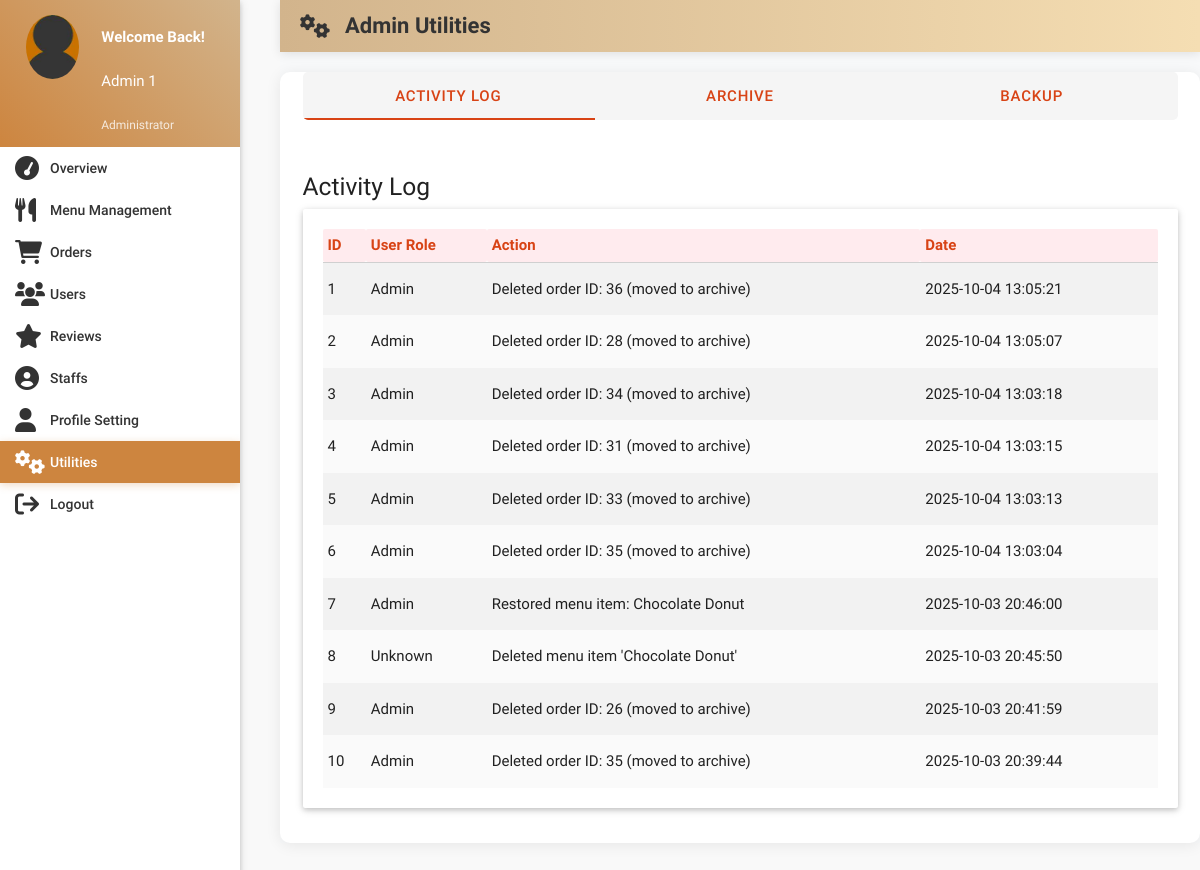
The app's page /account/utilities-admin.php (signed in) with its own data.
### tables this page shows
CREATE TABLE `activity_logs` (
  `id` int(11) NOT NULL AUTO_INCREMENT,
  `user_role` varchar(50) NOT NULL,
  `action` text NOT NULL,
  `date` datetime NOT NULL DEFAULT CURRENT_TIMESTAMP,
  PRIMARY KEY (`id`)
);

### account/utilities-admin.php (the view, shortened to what this page needs)
<?php
include 'includes/connect.php';
if(isset($_SESSION['admin_sid']) && $_SESSION['admin_sid']==session_id()) {
    mysqli_query($con, "INSERT INTO archived_pages (page_key, archived, archived_at) VALUES ('all-orders', 0, NULL) ON DUPLICATE KEY UPDATE page_key=VALUES(page_key)");
    mysqli_query($con, "INSERT INTO archived_pages (page_key, archived, archived_at) VALUES ('menu-management', 0, NULL) ON DUPLICATE KEY UPDATE page_key=VALUES(page_key)");
    mysqli_query($con, "INSERT INTO archived_pages (page_key, archived, archived_at) VALUES ('staffs-admin', 0, NULL) ON DUPLICATE KEY UPDATE page_key=VALUES(page_key)");
?>
<!DOCTYPE html>
<html lang="en">
<head>
    <link href="css/materialize.min.css" rel="stylesheet">
    <link href="css/style.min.css" rel="stylesheet">
    <link href="css/custom/custom.min.css" rel="stylesheet">
    <link href="css/admin-custom.css" rel="stylesheet">
    <link href="https://cdnjs.cloudflare.com/ajax/libs/font-awesome/6.0.0/css/all.min.css" rel="stylesheet">
</head>
<body>
  <div id="main-wrapper">
    <div class="left-sidebar">
      <div class="scroll-sidebar">
        <?php
        $current_page = 'utilities';
        include 'includes/sidebar.php';
        ?>
      </div>
    </div>
    <div class="page-wrapper">
      <div class="container-fluid">
        <div class="page-header">
          <h1 class="page-title">
            <i class="fa fa-cogs"></i>
            Admin Utilities
          </h1>
        </div>
        <div class="content-card">
          <div class="row">
            <div class="col s12">
              <div class="row">
                <div class="col s12">
                  <ul class="tabs">
                    <li class="tab col s4">
                      <a href="utilities-admin.php?tab=activity">
                        Activity Log
                      </a>
                    </li>
                    <li class="tab col s4">
                      <a href="utilities-admin.php?tab=archive">
                        Archive
                      </a>
                    </li>
                    <li class="tab col s4">
                      <a href="utilities-admin.php?tab=backup">
                        Backup
                      </a>
                    </li>
                  </ul>
                </div>
              </div>
              <div id="activity-log" class="col s12" style="display: none;">
                  <h5>Activity Log</h5>
                  <?php
                  $activity_query = "SELECT * FROM activity_logs ORDER BY date DESC LIMIT 20";
                  $activity_result = mysqli_query($con, $activity_query);
                  ?>
                  <div class="card">
                    <div class="card-content">
                      <table class="striped responsive-table">
                        <thead>
                          <tr>
                            <th>ID</th>
                            <th>User Role</th>
                            <th>Action</th>
                            <th>Date</th>
                          </tr>
                        </thead>
                        <tbody>
                          <?php
                          if (mysqli_num_rows($activity_result) > 0) {
                            while ($log = mysqli_fetch_assoc($activity_result)):
                          ?>
                            <tr>
                              <td><?php echo $log['id']; ?></td>
                              <td><?php echo $log['user_role']; ?></td>
                              <td><?php echo $log['action']; ?></td>
                              <td><?php echo $log['date']; ?></td>
                            </tr>
                          <?php
                            endwhile;
                          } else {
                            echo "<tr><td colspan='4' class='center'>No activity logs found</td></tr>";
                          }
                          ?>
                        </tbody>
                      </table>
                    </div>
                  </div>
                </div>
              </div>
            </div>
          </div>
        </div>
      </div>
    </div>
</body>
</html>
<?php
}
?>

### account/includes/sidebar.php
<?php
$name = isset($_SESSION['name']) ? $_SESSION['name'] : 'Admin';
$role = isset($_SESSION['role']) ? $_SESSION['role'] : 'Administrator';
$profile_image = isset($_SESSION['profile_image']) && file_exists($_SESSION['profile_image']) ? $_SESSION['profile_image'] : 'images/avatar.jpg';
?>
<aside id="left-sidebar-nav">
    <ul id="slide-out" class="side-nav fixed leftside-navigation">
        <li class="user-details" style="background: linear-gradient(45deg, #CD853F, #D2B48C);">
            <div class="row">
                <div class="col s4">
                    <img src="<?php echo htmlspecialchars($profile_image); ?>" alt="avatar" class="circle responsive-img valign profile-image" style="object-fit: cover; width: 64px; height: 64px;">
                </div>
                <div class="col s8">
                    <p style="color: white; font-weight: bold; margin: 0;">Welcome Back!</p>
                    <p style="color: white; margin: 0;"><?php echo htmlspecialchars($name); ?></p>
                    <p style="color: #fff; opacity:.8; margin:0; font-size:12px;"><?php echo htmlspecialchars($role); ?></p>
                </div>
            </div>
        </li>
        <li class="<?php echo ($current_page == 'overview') ? 'bold active' : 'bold'; ?>">
            <a href="dashboard.php" class="waves-effect">
                <i class="fa fa-tachometer"></i><span>Overview</span>
            </a>
        </li>
        <li class="<?php echo ($current_page == 'menu-management') ? 'bold active' : 'bold'; ?>">
            <a href="menu-management.php" class="waves-effect">
                <i class="fa fa-cutlery"></i><span>Menu Management</span>
            </a>
        </li>
        <li class="<?php echo ($current_page == 'orders') ? 'bold active' : 'bold'; ?>">
            <a href="orders.php" class="waves-effect">
                <i class="fa fa-shopping-cart"></i><span>Orders</span>
            </a>
        </li>
        <li class="<?php echo ($current_page == 'users') ? 'bold active' : 'bold'; ?>">
            <a href="users-admin.php" class="waves-effect">
                <i class="fa fa-users"></i><span>Users</span>
            </a>
        </li>
        <li class="<?php echo ($current_page == 'reviews') ? 'bold active' : 'bold'; ?>">
            <a href="reviews-admin.php" class="waves-effect">
                <i class="fa fa-star"></i><span>Reviews</span>
            </a>
        </li>
        <li class="<?php echo ($current_page == 'staffs') ? 'bold active' : 'bold'; ?>">
            <a href="staffs-admin.php" class="waves-effect">
                <i class="fa fa-user-circle"></i><span>Staffs</span>
            </a>
        </li>
        <li class="<?php echo ($current_page == 'profile-setting') ? 'bold active' : 'bold'; ?>">
            <a href="profile-setting.php" class="waves-effect">
                <i class="fa fa-user"></i><span>Profile Setting</span>
            </a>
        </li>
        <li class="<?php echo ($current_page == 'utilities') ? 'bold active' : 'bold'; ?>">
            <a href="utilities-admin.php" class="waves-effect">
                <i class="fa fa-cogs"></i><span>Utilities</span>
            </a>
        </li>
        <li class="bold">
            <a href="routers/logout.php" class="waves-effect">
                <i class="fa fa-sign-out"></i><span>Logout</span>
            </a>
        </li>
    </ul>
</aside>

### account/css/admin-custom.css (style rules this page uses)
#left-sidebar-nav { background: linear-gradient(180deg, #D2B48C 0%, #F5DEB3 100%) !important; box-shadow: 2px 0 10px rgba(0,0,0,0.1); }
#left-sidebar-nav .side-nav.fixed, .leftside-navigation.side-nav.fixed { top: 0 !important; }
#left-sidebar-nav .side-nav li a { color: #333 !important; font-weight: 500; transition: all 0.3s ease; }
#left-sidebar-nav .side-nav li.active a { background-color: #CD853F !important; color: white !important; box-shadow: 0 2px 8px rgba(205,133,63,0.3); }
#left-sidebar-nav .side-nav li a i { margin-right: 15px; width: 20px; text-align: center; }
#left-sidebar-nav .side-nav li.user-details { margin-bottom: 0 !important; padding-bottom: 0 !important; }
#left-sidebar-nav .side-nav li.user-details + li { margin-top: 0 !important; padding-top: 0 !important; }
.page-wrapper { margin-left: 280px; min-height: 100vh; background-color: #f8f9fa; }
.metric-card, .card { background-color: #ffffff !important; }
.page-header { background: linear-gradient(90deg, #D2B48C 0%, #F5DEB3 100%); padding: 14px 20px; margin-bottom: 20px; box-shadow: 0 2px 10px rgba(0,0,0,0.1); }
.page-title { color: #333; font-size: 22px; font-weight: 600; margin: 0; display: flex; align-items: center; }
.page-title i { margin-right: 15px; font-size: 24px; }
.content-card { background: white; border-radius: 10px; box-shadow: 0 2px 15px rgba(0,0,0,0.08); margin-bottom: 30px; overflow: hidden; }

### account/utilities-admin.php (style rules this page uses)
.tabs { background-color: #f5f5f5; border-radius: 5px; margin-bottom: 20px; }
.tabs .tab a { color: #d84315; font-weight: 500; }
.responsive-table th { background-color: #ffebee; font-weight: 600; color: #d84315; }
.responsive-table tbody tr:nth-child(even) { background-color: #fafafa; }

### records on screen
activity_logs: id "1", user_role "Admin", action "Deleted order ID: 36 (moved to archive)", date "2025-10-04 13:05:21"
activity_logs: id "2", user_role "Admin", action "Deleted order ID: 28 (moved to archive)", date "2025-10-04 13:05:07"
activity_logs: id "3", user_role "Admin", action "Deleted order ID: 34 (moved to archive)", date "2025-10-04 13:03:18"
activity_logs: id "4", user_role "Admin", action "Deleted order ID: 31 (moved to archive)", date "2025-10-04 13:03:15"
activity_logs: id "5", user_role "Admin", action "Deleted order ID: 33 (moved to archive)", date "2025-10-04 13:03:13"
activity_logs: id "6", user_role "Admin", action "Deleted order ID: 35 (moved to archive)", date "2025-10-04 13:03:04"
activity_logs: id "7", user_role "Admin", action "Restored menu item: Chocolate Donut", date "2025-10-03 20:46:00"
activity_logs: id "8", user_role "Unknown", action "Deleted menu item 'Chocolate Donut'", date "2025-10-03 20:45:50"
activity_logs: id "9", user_role "Admin", action "Deleted order ID: 26 (moved to archive)", date "2025-10-03 20:41:59"
activity_logs: id "10", user_role "Admin", action "Deleted order ID: 35 (moved to archive)", date "2025-10-03 20:39:44"

### other values on screen
$name "Admin 1"
$role "Administrator"
